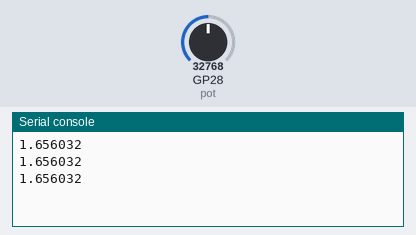
Bench run of a program on a simulated Raspberry Pi Pico running MicroPython. On the bench: the last lines printed to the serial console. The test bench sets the inputs (shaded band); at power-on: GP28 (pot) = 32768 (analog values on the 0–65535 scale).

Above: at 1.2 s.
1.3 s: GP28 (pot) set to 45874
At 1.9 s:
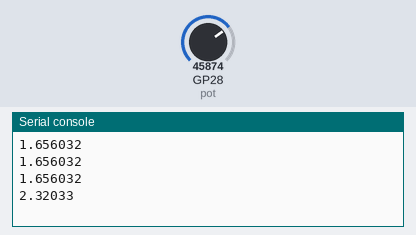
2.8 s: GP28 (pot) set to 57670
At 3.4 s:
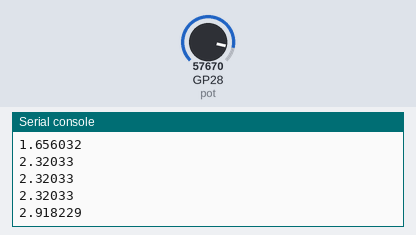
Timing chart, 0 to 5.8 s (numbered marks = the images above; inputs shaded):
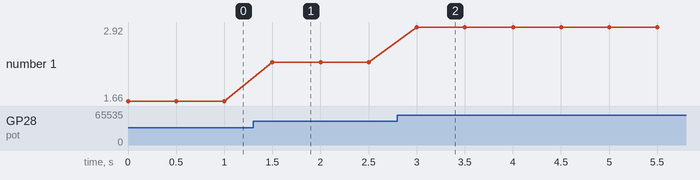

Measured:
- after the input at 1.3 s, the serial console: prints a new line after 0.20 s (image 1)
- after the input at 2.8 s, the serial console: prints a new line after 0.20 s (image 2)
- plotted number 1: 1.66 → 2.32 after the input at 1.3 s, 2.32 → 2.92 after the input at 2.8 s

The program:

potentiometer-value.py
```python
import machine
from time import sleep

potPin = 28
pot = machine.ADC(potPin)

while True:
    potVal = pot.read_u16()
    voltage = (3.3/65106) * potVal - (96*3.3/65106)
    print(voltage)
    sleep(.5)
```
